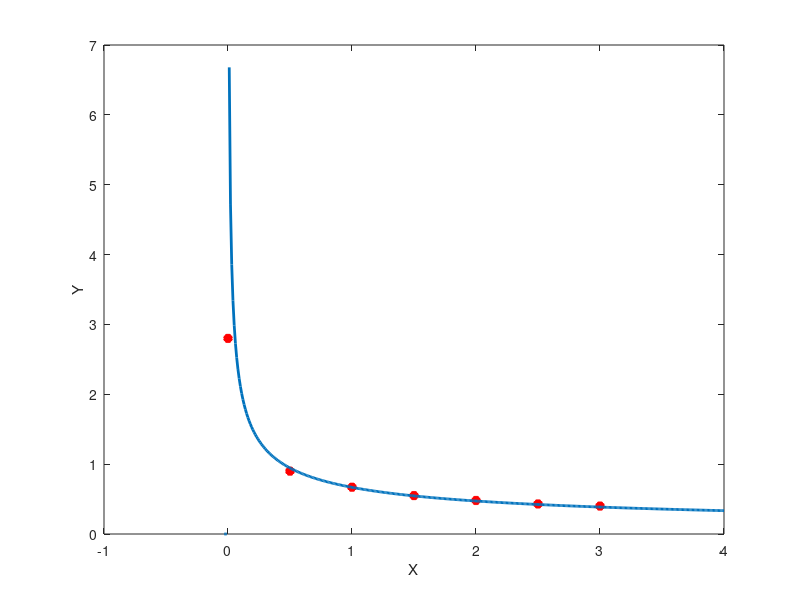

Write MATLAB code to recreate this figure.
%NOME: Caio Fernando Peres  RA: 2000784

X = [0.0 	0.5 	1 	1.5 	2 	2.5 	3]';
Y = [2.8 	0.9 	0.67 	0.55 	0.48 	0.43 	0.4]';

Z = 1./(Y.^2);

A = [ones(length(X), 1) X];

c = (A'*A)\(A'*Z);

alpha = [c(1) c(2)]'

XX = -0.03:0.01:4;

YY = sqrt(1./((c(1)+c(2))*XX));

plot(X,Y,'*r', 'LineWidth', 4, XX, YY, 'LineWidth', 2)
xlabel('X');
ylabel('Y');

y1 = sqrt(1./(c(1)+c(2)*X));
residuo = norm(Y-y1)*2